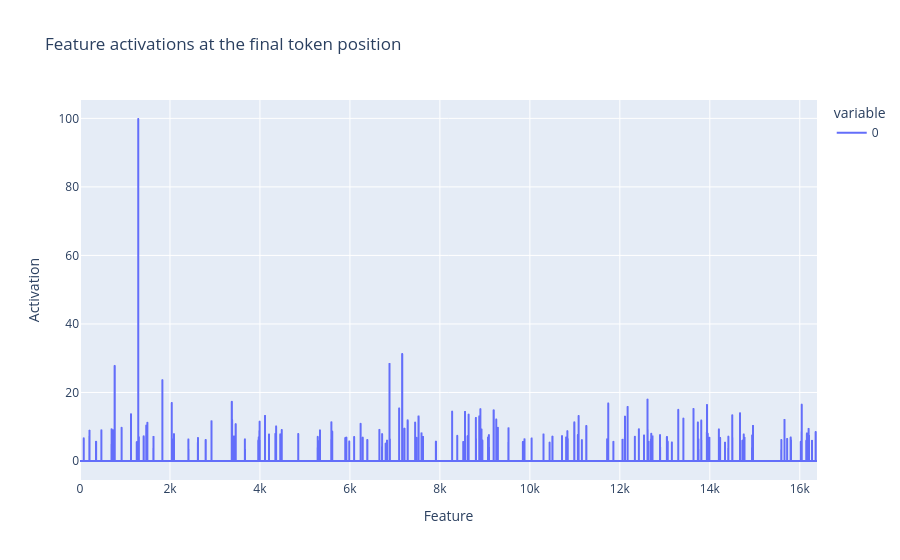

Here is the notebook cell this chart was saved with:
### Code cell
# let's look at which features fired at layer 8 at the final token position

# hover over lines to see the Feature ID.
px.line(
    cache["blocks.20.hook_resid_post.hook_sae_acts_post"][0, -1, :].cpu().numpy(),
    title="Feature activations at the final token position",
    labels={"index": "Feature", "value": "Activation"},
).show()

# let's print the top 5 features and how much they fired
vals, inds = torch.topk(
    cache["blocks.20.hook_resid_post.hook_sae_acts_post"][0, -1, :], 5
)
for val, ind in zip(vals, inds):
    print(f"Feature {ind} fired {val:.2f}")
    html = get_dashboard_html(
        sae_release="gemma-2-9b-it", sae_id="20-gemmascope-res-16k", feature_idx=ind
    )
    display(IFrame(html, width=1200, height=300))

### Figure 1 — Plotly figure (JSON) as saved in the notebook; plotly's stock layout.template omitted (floating-point values rounded to 4 significant figures; data arrays with more than 128 entries replaced by an {"elided": "..."} marker saying what was removed)
{"data": [{"hovertemplate": "variable=0<br>Feature=%{x}<br>Activation=%{y}<extra></extra>", "legendgroup": "0", "line": {"color": "#636efa", "dash": "solid"}, "marker": {"symbol": "circle"}, "mode": "lines", "name": "0", "showlegend": true, "type": "scattergl", "x": {"elided": "16384 int values"}, "xaxis": "x", "y": {"elided": "16384 float values"}, "yaxis": "y"}], "layout": {"legend": {"title": {"text": "variable"}, "tracegroupgap": 0}, "title": {"text": "Feature activations at the final token position"}, "xaxis": {"anchor": "y", "domain": [0, 1], "title": {"text": "Feature"}}, "yaxis": {"anchor": "x", "domain": [0, 1], "title": {"text": "Activation"}}}}
